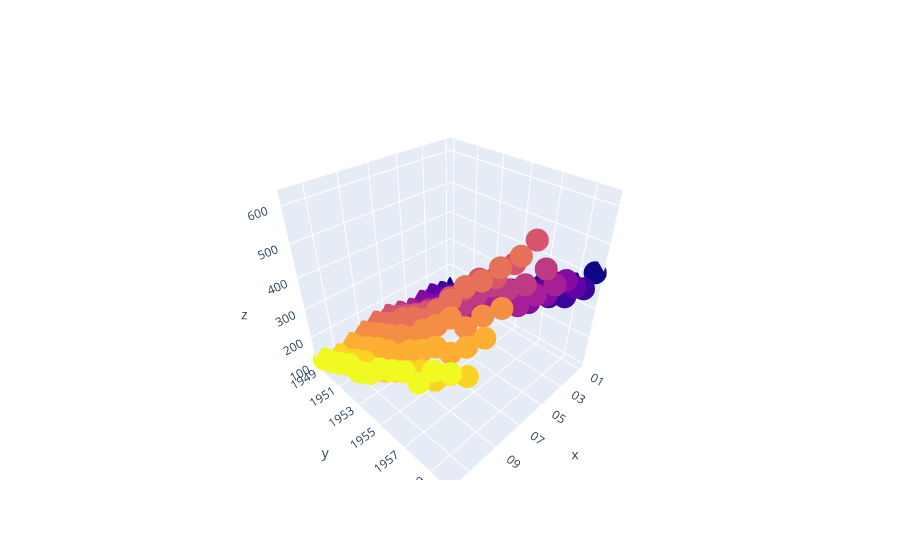

This figure's notebook cell:
### Code cell
import plotly.graph_objects as go

from sklearn.datasets import make_swiss_roll

X, t = make_swiss_roll(n_samples=432, noise=0)
color = (t - t.min()) / (t.max() - t.min())


color_list = [year/10 for _ in range(len(df['month'].unique())) for year in range(len(df['year'].unique()))]

data = go.Scatter3d(
    x=df['month'],
    y=df['year'],
    z=df['passengers'],
    mode='markers',
    marker_color= color_list
)

fig = go.Figure(data=[data])
fig.show()

### Figure 1 — Plotly figure (JSON) as saved in the notebook; plotly's stock layout.template omitted (floating-point values rounded to 4 significant figures; data arrays with more than 128 entries replaced by an {"elided": "..."} marker saying what was removed)
{"data": [{"marker": {"color": {"elided": "144 float values"}}, "mode": "markers", "type": "scatter3d", "x": {"elided": "144 str values"}, "y": {"elided": "144 str values"}, "z": {"elided": "144 int values"}}], "layout": {}}
